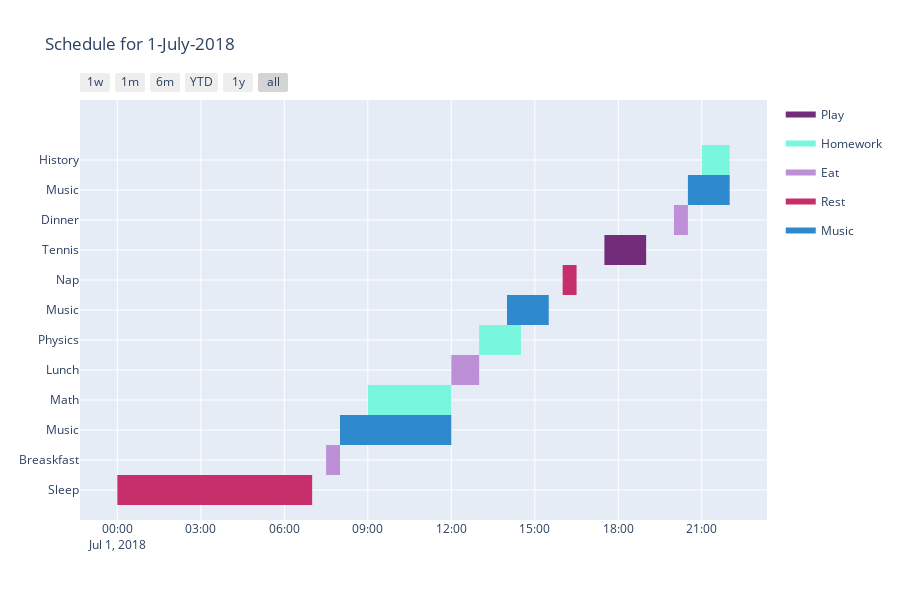

Write notebook code for a chart like this one.
### Code cell
fig = ff.create_gantt(
    schedule,
    title = 'Schedule for 1-July-2018',
    colors = color_list,
    index_col = 'Category',
    show_colorbar = True,
    bar_width = 0.5,
    showgrid_x = True,
    showgrid_y = True
)
offline.iplot(fig)

### Figure 1 — Plotly figure (JSON) as saved in the notebook; plotly's stock layout.template omitted (floating-point values rounded to 4 significant figures)
{"data": [{"fill": "toself", "fillcolor": "rgb(114, 44, 121)", "hoverinfo": "name", "legendgroup": "rgb(114, 44, 121)", "mode": "none", "name": "Play", "showlegend": true, "type": "scatter", "x": ["2018-07-01 17:30:00", "2018-07-01 19:00:00", "2018-07-01 19:00:00", "2018-07-01 17:30:00"], "y": [7.5, 7.5, 8.5, 8.5]}, {"fill": "toself", "fillcolor": "rgb(120, 247, 222)", "hoverinfo": "name", "legendgroup": "rgb(120, 247, 222)", "mode": "none", "name": "Homework", "showlegend": true, "type": "scatter", "x": ["2018-07-01 9:00:00", "2018-07-01 12:00:00", "2018-07-01 12:00:00", "2018-07-01 9:00:00", "2018-07-01 9:00:00", "2018-07-01 13:00:00", "2018-07-01 14:30:00", "2018-07-01 14:30:00", "2018-07-01 13:00:00", "2018-07-01 13:00:00", "2018-07-01 21:00:00", "2018-07-01 22:00:00", "2018-07-01 22:00:00", "2018-07-01 21:00:00"], "y": [2.5, 2.5, 3.5, 3.5, null, 4.5, 4.5, 5.5, 5.5, null, 10.5, 10.5, 11.5, 11.5]}, {"fill": "toself", "fillcolor": "rgb(189, 143, 215)", "hoverinfo": "name", "legendgroup": "rgb(189, 143, 215)", "mode": "none", "name": "Eat", "showlegend": true, "type": "scatter", "x": ["2018-07-01 7:30:00", "2018-07-01 8:00:00", "2018-07-01 8:00:00", "2018-07-01 7:30:00", "2018-07-01 7:30:00", "2018-07-01 12:00:00", "2018-07-01 13:00:00", "2018-07-01 13:00:00", "2018-07-01 12:00:00", "2018-07-01 12:00:00", "2018-07-01 20:00:00", "2018-07-01 20:30:00", "2018-07-01 20:30:00", "2018-07-01 20:00:00"], "y": [0.5, 0.5, 1.5, 1.5, null, 3.5, 3.5, 4.5, 4.5, null, 8.5, 8.5, 9.5, 9.5]}, {"fill": "toself", "fillcolor": "rgb(198, 47, 105)", "hoverinfo": "name", "legendgroup": "rgb(198, 47, 105)", "mode": "none", "name": "Rest", "showlegend": true, "type": "scatter", "x": ["2018-07-01 0:00:00", "2018-07-01 7:00:00", "2018-07-01 7:00:00", "2018-07-01 0:00:00", "2018-07-01 0:00:00", "2018-07-01 16:00:00", "2018-07-01 16:30:00", "2018-07-01 16:30:00", "2018-07-01 16:00:00"], "y": [-0.5, -0.5, 0.5, 0.5, null, 6.5, 6.5, 7.5, 7.5]}, {"fill": "toself", "fillcolor": "rgb(46, 137, 205)", "hoverinfo": "name", "legendgroup": "rgb(46, 137, 205)", "mode": "none", "name": "Music", "showlegend": true, "type": "scatter", "x": ["2018-07-01 8:00:00", "2018-07-01 12:00:00", "2018-07-01 12:00:00", "2018-07-01 8:00:00", "2018-07-01 8:00:00", "2018-07-01 14:00:00", "2018-07-01 15:30:00", "2018-07-01 15:30:00", "2018-07-01 14:00:00", "2018-07-01 14:00:00", "2018-07-01 20:30:00", "2018-07-01 22:00:00", "2018-07-01 22:00:00", "2018-07-01 20:30:00"], "y": [1.5, 1.5, 2.5, 2.5, null, 5.5, 5.5, 6.5, 6.5, null, 9.5, 9.5, 10.5, 10.5]}, {"legendgroup": "rgb(114, 44, 121)", "marker": {"color": "rgb(114, 44, 121)", "opacity": 0, "size": 1}, "mode": "markers", "name": "", "showlegend": false, "text": [null, null], "type": "scatter", "x": ["2018-07-01 17:30:00", "2018-07-01 19:00:00"], "y": [8, 8]}, {"legendgroup": "rgb(120, 247, 222)", "marker": {"color": "rgb(120, 247, 222)", "opacity": 0, "size": 1}, "mode": "markers", "name": "", "showlegend": false, "text": [null, null, null, null, null, null], "type": "scatter", "x": ["2018-07-01 9:00:00", "2018-07-01 12:00:00", "2018-07-01 13:00:00", "2018-07-01 14:30:00", "2018-07-01 21:00:00", "2018-07-01 22:00:00"], "y": [3, 3, 5, 5, 11, 11]}, {"legendgroup": "rgb(189, 143, 215)", "marker": {"color": "rgb(189, 143, 215)", "opacity": 0, "size": 1}, "mode": "markers", "name": "", "showlegend": false, "text": [null, null, null, null, null, null], "type": "scatter", "x": ["2018-07-01 7:30:00", "2018-07-01 8:00:00", "2018-07-01 12:00:00", "2018-07-01 13:00:00", "2018-07-01 20:00:00", "2018-07-01 20:30:00"], "y": [1, 1, 4, 4, 9, 9]}, {"legendgroup": "rgb(198, 47, 105)", "marker": {"color": "rgb(198, 47, 105)", "opacity": 0, "size": 1}, "mode": "markers", "name": "", "showlegend": false, "text": [null, null, null, null], "type": "scatter", "x": ["2018-07-01 0:00:00", "2018-07-01 7:00:00", "2018-07-01 16:00:00", "2018-07-01 16:30:00"], "y": [0, 0, 7, 7]}, {"legendgroup": "rgb(46, 137, 205)", "marker": {"color": "rgb(46, 137, 205)", "opacity": 0, "size": 1}, "mode": "markers", "name": "", "showlegend": false, "text": [null, null, null, null, null, null], "type": "scatter", "x": ["2018-07-01 8:00:00", "2018-07-01 12:00:00", "2018-07-01 14:00:00", "2018-07-01 15:30:00", "2018-07-01 20:30:00", "2018-07-01 22:00:00"], "y": [2, 2, 6, 6, 10, 10]}], "layout": {"height": 600, "hovermode": "closest", "showlegend": true, "title": {"text": "Schedule for 1-July-2018"}, "xaxis": {"rangeselector": {"buttons": [{"count": 7, "label": "1w", "step": "day", "stepmode": "backward"}, {"count": 1, "label": "1m", "step": "month", "stepmode": "backward"}, {"count": 6, "label": "6m", "step": "month", "stepmode": "backward"}, {"count": 1, "label": "YTD", "step": "year", "stepmode": "todate"}, {"count": 1, "label": "1y", "step": "year", "stepmode": "backward"}, {"step": "all"}]}, "showgrid": true, "type": "date", "zeroline": false}, "yaxis": {"autorange": false, "range": [-1, 13], "showgrid": true, "ticktext": ["Sleep", "Breaskfast", "Music", "Math", "Lunch", "Physics", "Music", "Nap", "Tennis", "Dinner", "Music", "History"], "tickvals": [0, 1, 2, 3, 4, 5, 6, 7, 8, 9, 10, 11], "zeroline": false}}}
